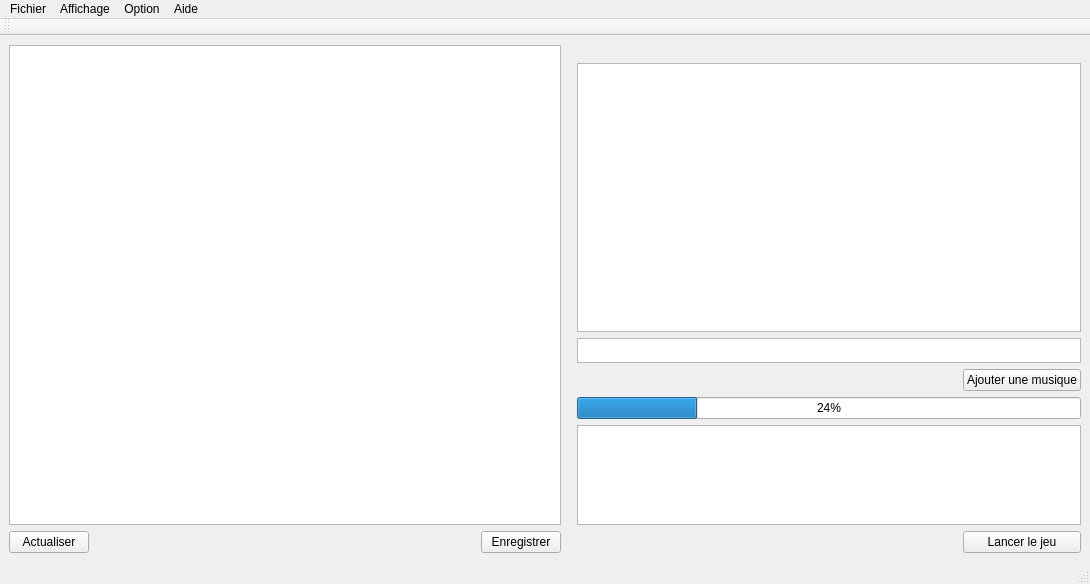
<?xml version="1.0" encoding="UTF-8"?>
<ui version="4.0">
 <class>MainWindow</class>
 <widget class="QMainWindow" name="MainWindow">
  <property name="geometry">
   <rect>
    <x>0</x>
    <y>0</y>
    <width>1090</width>
    <height>584</height>
   </rect>
  </property>
  <property name="windowTitle">
   <string>MainWindow</string>
  </property>
  <widget class="QWidget" name="centralwidget">
   <layout class="QGridLayout" name="gridLayout_2">
    <item row="4" column="4" rowspan="2" colspan="2">
     <widget class="QTreeView" name="treeView">
      <property name="minimumSize">
       <size>
        <width>50</width>
        <height>10</height>
       </size>
      </property>
     </widget>
    </item>
    <item row="1" column="0" rowspan="9" colspan="3">
     <widget class="QTextEdit" name="textEditStat">
      <property name="minimumSize">
       <size>
        <width>0</width>
        <height>50</height>
       </size>
      </property>
      <property name="readOnly">
       <bool>true</bool>
      </property>
     </widget>
    </item>
    <item row="11" column="1">
     <spacer name="horizontalSpacer_3">
      <property name="orientation">
       <enum>Qt::Horizontal</enum>
      </property>
      <property name="sizeHint" stdset="0">
       <size>
        <width>40</width>
        <height>20</height>
       </size>
      </property>
     </spacer>
    </item>
    <item row="11" column="4">
     <spacer name="horizontalSpacer_2">
      <property name="orientation">
       <enum>Qt::Horizontal</enum>
      </property>
      <property name="sizeHint" stdset="0">
       <size>
        <width>90</width>
        <height>10</height>
       </size>
      </property>
     </spacer>
    </item>
    <item row="8" column="4" colspan="2">
     <widget class="QProgressBar" name="progressBar">
      <property name="value">
       <number>24</number>
      </property>
     </widget>
    </item>
    <item row="11" column="5">
     <widget class="QPushButton" name="StartGame">
      <property name="text">
       <string>Lancer le jeu</string>
      </property>
     </widget>
    </item>
    <item row="11" column="0">
     <widget class="QPushButton" name="Actualiser">
      <property name="text">
       <string>Actualiser</string>
      </property>
     </widget>
    </item>
    <item row="9" column="4" colspan="2">
     <widget class="QTextEdit" name="textEditProgress">
      <property name="minimumSize">
       <size>
        <width>0</width>
        <height>50</height>
       </size>
      </property>
      <property name="maximumSize">
       <size>
        <width>16777215</width>
        <height>100</height>
       </size>
      </property>
      <property name="readOnly">
       <bool>true</bool>
      </property>
     </widget>
    </item>
    <item row="11" column="2">
     <widget class="QPushButton" name="SaveStat">
      <property name="text">
       <string>Enregistrer</string>
      </property>
     </widget>
    </item>
    <item row="7" column="5">
     <widget class="QPushButton" name="AddMusic">
      <property name="maximumSize">
       <size>
        <width>150</width>
        <height>16777215</height>
       </size>
      </property>
      <property name="text">
       <string>Ajouter une musique</string>
      </property>
     </widget>
    </item>
    <item row="6" column="4" colspan="2">
     <widget class="QTextEdit" name="textEditChemin">
      <property name="maximumSize">
       <size>
        <width>16777215</width>
        <height>25</height>
       </size>
      </property>
     </widget>
    </item>
    <item row="5" column="3">
     <spacer name="verticalSpacer">
      <property name="orientation">
       <enum>Qt::Vertical</enum>
      </property>
      <property name="sizeHint" stdset="0">
       <size>
        <width>10</width>
        <height>40</height>
       </size>
      </property>
     </spacer>
    </item>
   </layout>
  </widget>
  <widget class="QMenuBar" name="menubar">
   <property name="geometry">
    <rect>
     <x>0</x>
     <y>0</y>
     <width>1090</width>
     <height>21</height>
    </rect>
   </property>
   <widget class="QMenu" name="menuFichier">
    <property name="title">
     <string>Fichier</string>
    </property>
    <addaction name="actionImporter"/>
    <addaction name="actionEnregistrer"/>
    <addaction name="actionEnregistrer_sous"/>
   </widget>
   <widget class="QMenu" name="menuAide">
    <property name="title">
     <string>Aide</string>
    </property>
    <addaction name="actionContact"/>
   </widget>
   <widget class="QMenu" name="menuOption">
    <property name="title">
     <string>Option</string>
    </property>
    <addaction name="actionParam_tre"/>
   </widget>
   <widget class="QMenu" name="menuAffichage">
    <property name="title">
     <string>Affichage</string>
    </property>
    <addaction name="actionCarte"/>
   </widget>
   <addaction name="menuFichier"/>
   <addaction name="menuAffichage"/>
   <addaction name="menuOption"/>
   <addaction name="menuAide"/>
  </widget>
  <widget class="QStatusBar" name="statusbar"/>
  <widget class="QToolBar" name="toolBar">
   <property name="windowTitle">
    <string>toolBar</string>
   </property>
   <attribute name="toolBarArea">
    <enum>TopToolBarArea</enum>
   </attribute>
   <attribute name="toolBarBreak">
    <bool>false</bool>
   </attribute>
  </widget>
  <action name="actionla">
   <property name="text">
    <string>la</string>
   </property>
  </action>
  <action name="actionLangue">
   <property name="text">
    <string>Langue</string>
   </property>
  </action>
  <action name="actionEnregistrer">
   <property name="text">
    <string>Enregistrer</string>
   </property>
  </action>
  <action name="actionEnregistrer_sous">
   <property name="text">
    <string>Enregistrer sous...</string>
   </property>
  </action>
  <action name="actionImporter">
   <property name="text">
    <string>Importer stats</string>
   </property>
  </action>
  <action name="actionContact">
   <property name="text">
    <string>Contact</string>
   </property>
  </action>
  <action name="actionCr_dits">
   <property name="text">
    <string>Crédits</string>
   </property>
  </action>
  <action name="actionCarte">
   <property name="text">
    <string>Carte</string>
   </property>
  </action>
  <action name="actionParam_tre">
   <property name="text">
    <string>Paramètres</string>
   </property>
  </action>
 </widget>
 <resources/>
 <connections/>
</ui>
